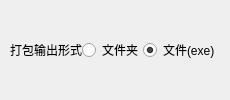
            <widget class="QWidget" name="wdg_output_form" native="true">
             <property name="sizePolicy">
              <sizepolicy hsizetype="Expanding" vsizetype="Expanding">
               <horstretch>0</horstretch>
               <verstretch>20</verstretch>
              </sizepolicy>
             </property>
             <property name="wdg_group" stdset="0">
              <string>area_widget</string>
             </property>
             <layout class="QHBoxLayout" name="horizontalLayout_23">
              <property name="spacing">
               <number>0</number>
              </property>
              <property name="leftMargin">
               <number>10</number>
              </property>
              <property name="topMargin">
               <number>10</number>
              </property>
              <property name="rightMargin">
               <number>10</number>
              </property>
              <property name="bottomMargin">
               <number>10</number>
              </property>
              <item>
               <widget class="QLabel" name="lb_output_form">
                <property name="sizePolicy">
                 <sizepolicy hsizetype="Expanding" vsizetype="Expanding">
                  <horstretch>50</horstretch>
                  <verstretch>0</verstretch>
                 </sizepolicy>
                </property>
                <property name="text">
                 <string>打包输出形式</string>
                </property>
               </widget>
              </item>
              <item>
               <widget class="QRadioButton" name="rb_output_form_folder">
                <property name="sizePolicy">
                 <sizepolicy hsizetype="Expanding" vsizetype="Expanding">
                  <horstretch>100</horstretch>
                  <verstretch>0</verstretch>
                 </sizepolicy>
                </property>
                <property name="cursor">
                 <cursorShape>PointingHandCursor</cursorShape>
                </property>
                <property name="text">
                 <string>文件夹</string>
                </property>
               </widget>
              </item>
              <item>
               <widget class="QRadioButton" name="rb_output_form_file">
                <property name="sizePolicy">
                 <sizepolicy hsizetype="Expanding" vsizetype="Expanding">
                  <horstretch>100</horstretch>
                  <verstretch>0</verstretch>
                 </sizepolicy>
                </property>
                <property name="cursor">
                 <cursorShape>PointingHandCursor</cursorShape>
                </property>
                <property name="text">
                 <string>文件(exe)</string>
                </property>
                <property name="checked">
                 <bool>true</bool>
                </property>
               </widget>
              </item>
             </layout>
            </widget>
